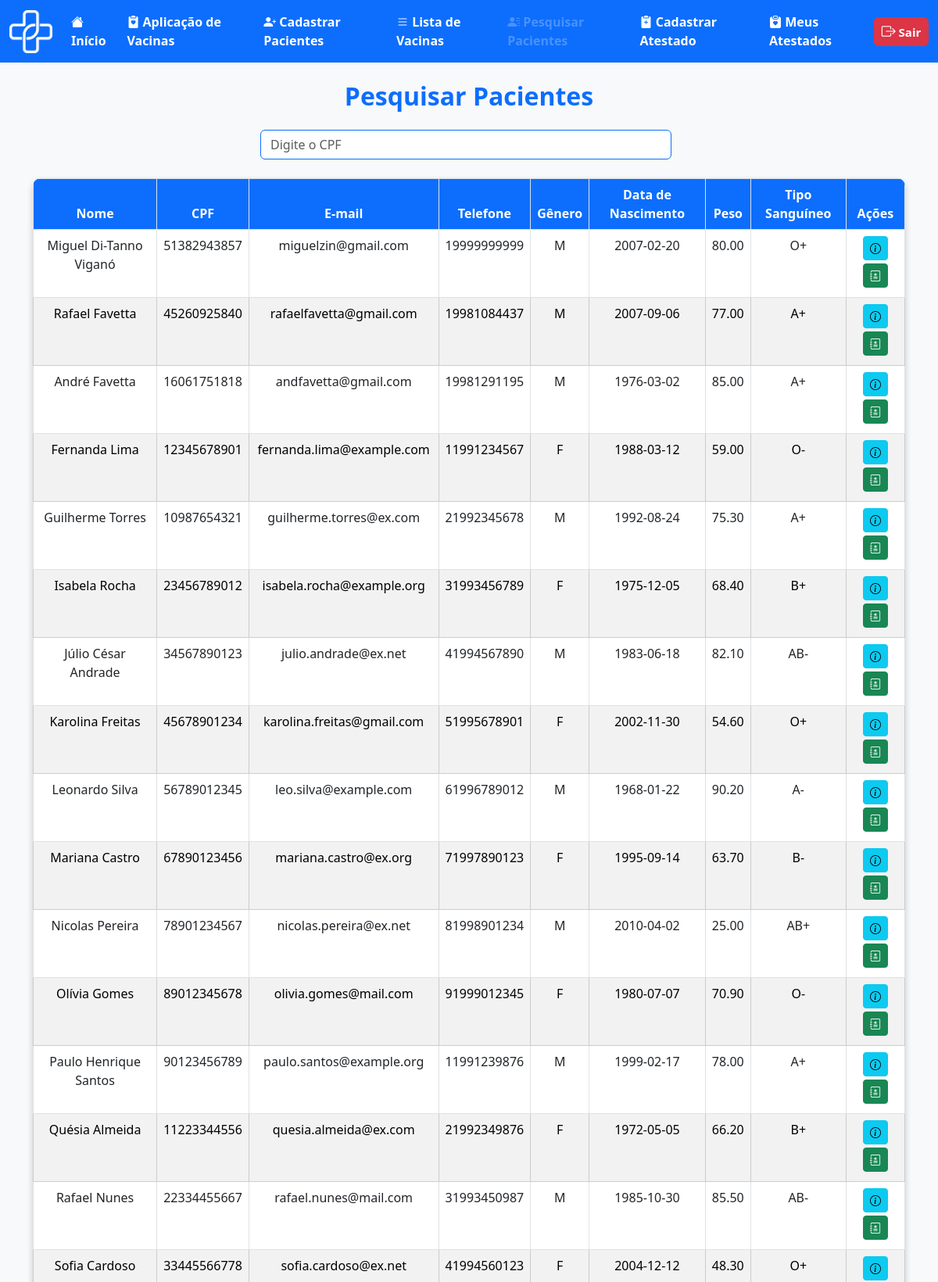
The app's page /medica/pesquisa_paciente.php (signed in, upper part) with its own data.
### tables this page shows
CREATE TABLE `usuario` (
  `id_usuario` int(11) NOT NULL,
  `nome_usuario` varchar(100) NOT NULL,
  `cpf` varchar(11) NOT NULL,
  `email_usuario` varchar(100) NOT NULL,
  `tel_usuario` varchar(11) NOT NULL,
  `genero_usuario` char(1) NOT NULL CHECK (`genero_usuario` in ('M','F','O')),
  `naci_usuario` date NOT NULL,
  `peso_usuario` decimal(5,2) NOT NULL,
  `tipo_sang_usuario` varchar(3) NOT NULL,
  `med_usuario` varchar(100) NOT NULL,
  `doen_usuario` varchar(255) NOT NULL,
  `ale_usuario` varchar(255) NOT NULL,
  `cep_usuario` varchar(8) NOT NULL,
  `endereco` varchar(255) NOT NULL,
  `cidade` varchar(255) NOT NULL,
  `nc_usuario` int(10) NOT NULL,
  `senha` varchar(100) NOT NULL
);

### medica/pesquisa_paciente.php (the view, shortened to what this page needs)
<?php
include('../outros/db_connect.php');
$cpf = '';
$sql = "SELECT * FROM usuario";
$stmt = $conn->prepare($sql);
$stmt->execute();
$result = $stmt->get_result();
    ?>
<!DOCTYPE html>
<html lang="pt-BR">
<head>
    <link rel="stylesheet" href="../bootstrap/bootstrap-5.3.6-dist/css/bootstrap.min.css">
    <link href="https://cdn.jsdelivr.net/npm/bootstrap-icons/font/bootstrap-icons.css" rel="stylesheet">
    <link href="https://cdn.jsdelivr.net/npm/bootstrap@5.3.0/dist/css/bootstrap.min.css" rel="stylesheet">
</head>
<body>
    <nav class="navbar navbar-expand-lg bg-primary" data-bs-theme="dark">
        <div class="container-fluid">
            <div class="d-flex align-items-center">
                <img src="../img/logo_vetor.png" alt="Logo DigitalVac" width="55" height="55" class="me-3">
            </div>
            <div class="collapse navbar-collapse" id="navbarNavAltMarkup">
                <div class="navbar-nav">
                    <a class="nav-link active fs-6 fw-bold" href="telainicio.php">
                        <i class="bi bi-house-fill"></i> Início
                    </a>
                    <a class="nav-link active fs-6 fw-bold" href="cadastroaplic.php">
                        <i class="bi bi-clipboard2-heart-fill"></i> Aplicação de Vacinas
                    </a>
                    <a class="nav-link active fs-6 fw-bold" href="cadastropac.html">
                        <i class="bi bi-person-plus-fill"></i> Cadastrar Pacientes
                    </a>
                    <a class="nav-link active fs-6 fw-bold" href="listavac.php">
                        <i class="bi bi-list"></i> Lista de Vacinas
                    </a>
                    <a class="nav-link disabled fs-6 fw-bold" aria-disabled="true" href="pesquisa_paciente.php">
                        <i class="bi bi-person-lines-fill"></i> Pesquisar Pacientes
                    </a>
                    <a class="nav-link active fs-6 fw-bold" href="cadastroatestado.php">
                        <i class="bi bi-clipboard2-plus-fill"></i> Cadastrar Atestado
                    </a>
                    <a class="nav-link active fs-6 fw-bold" href="atestado_medico.php">
                        <i class="bi bi-clipboard-heart-fill"></i> Meus Atestados
                    </a>
                </div>
                <ul class="navbar-nav ms-auto">
                    <li class="nav-item">
                        <a class="btn btn-danger fw-bold px-2 py-1" style="font-size: 15px; min-width: 70px;"
                            href="../outros/sair.php">
                            <i class="bi bi-box-arrow-right" style="font-size: 18px;"></i> Sair
                        </a>
                    </li>
                </ul>
            </div>
        </div>
    </nav>
    <div class="container mt-4">
        <h2 class="text-center text-primary fw-bold">Pesquisar Pacientes</h2>
        <div class="container-fluid col-md-6 mt-4">
            <form class="d-flex position-relative" role="search" method="get" action="pesquisa_paciente.php"
                id="form-pesquisa-cpf">
                <input class="form-control me-2 border border-primary" type="search" name="cpf" id="cpf"
                    placeholder="Digite o CPF" aria-label="CPF"
                    value="<?php echo isset($cpf) ? htmlspecialchars($cpf) : ''; ?>" autocomplete="off">
            </form>
        </div>
        <br>
        <div id="tabela-pacientes" class="d-flex justify-content-center">
            <table class="table table-bordered text-center mx-auto">
                <thead>
                    <tr>
                        <th>Nome</th>
                        <th>CPF</th>
                        <th>E-mail</th>
                        <th>Telefone</th>
                        <th>Gênero</th>
                        <th>Data de Nascimento</th>
                        <th>Peso</th>
                        <th>Tipo Sanguíneo</th>
                        <th>Ações</th>
                    </tr>
                </thead>
                <tbody>
                    <?php
                    $rowIndex = 0;
                    while ($row = $result->fetch_assoc()):
                        if ($rowIndex === 0) {
                            $rowClass = 'bg-white';
                        } else {
                            $rowClass = ($rowIndex % 2 === 1) ? 'table-secondary' : 'bg-white';
                        }
                        ?>
                        <tr class="<?php echo $rowClass; ?>">
                            <td><?php echo htmlspecialchars($row['nome_usuario']); ?></td>
                            <td><?php echo htmlspecialchars($row['cpf']); ?></td>
                            <td><?php echo htmlspecialchars($row['email_usuario']); ?></td>
                            <td><?php echo htmlspecialchars($row['tel_usuario']); ?></td>
                            <td><?php echo htmlspecialchars($row['genero_usuario']); ?></td>
                            <td><?php echo htmlspecialchars($row['naci_usuario']); ?></td>
                            <td><?php echo htmlspecialchars($row['peso_usuario']); ?></td>
                            <td><?php echo htmlspecialchars($row['tipo_sang_usuario']); ?></td>
                            <td>
                                <a href="ver_paciente.php?id=<?php echo $row['id_usuario']; ?>"
                                    class="btn btn-sm btn-info mb-1" title="Ver Informações">
                                    <i class="bi bi-info-circle"></i>
                                </a>
                                <a href="historico_vacinacao.php?id=<?php echo $row['id_usuario']; ?>"
                                    class="btn btn-sm btn-success mb-1" title="Ver Histórico de Vacinação">
                                    <i class="bi bi-journal-medical"></i>
                                </a>
                            </td>
                        </tr>
                        <?php $rowIndex++; endwhile; ?>
                </tbody>
            </table>
        </div>
    </div>
</body>
</html>

### medica/pesquisa_paciente.php (style rules this page uses)
body { background-color: #f8f9fa; }
.navbar { margin-bottom: 20px; }
.table { background: #FDFDFD; border-radius: 10px; overflow: hidden; box-shadow: 0 4px 8px rgba(0, 0, 0, 0.2); }
.table thead th { background-color: #0d6efd !important; color: white !important; font-weight: bold; }
.table tbody tr:nth-child(even) { background-color: #f2f2f2; }
.table tbody tr:nth-child(odd) { background-color: #ffffff; }
.table td, .table th { background-color: transparent; }
.table thead th { background-color: #0d6efd; color: white; font-weight: bold; }

### records on screen
usuario: nome_usuario "Miguel Di-Tanno Viganó", cpf "51382943857", email_usuario "miguelzin@gmail.com", tel_usuario "19999999999", genero_usuario "M", naci_usuario "2007-02-20", peso_usuario "80.00", tipo_sang_usuario "O+"
usuario: nome_usuario "Rafael Favetta", cpf "45260925840", email_usuario "rafaelfavetta@gmail.com", tel_usuario "19981084437", genero_usuario "M", naci_usuario "2007-09-06", peso_usuario "77.00", tipo_sang_usuario "A+"
usuario: nome_usuario "André Favetta", cpf "16061751818", email_usuario "andfavetta@gmail.com", tel_usuario "19981291195", genero_usuario "M", naci_usuario "1976-03-02", peso_usuario "85.00", tipo_sang_usuario "A+"
usuario: nome_usuario "Fernanda Lima", cpf "12345678901", email_usuario "fernanda.lima@example.com", tel_usuario "11991234567", genero_usuario "F", naci_usuario "1988-03-12", peso_usuario "59.00", tipo_sang_usuario "O-"
usuario: nome_usuario "Guilherme Torres", cpf "10987654321", email_usuario "guilherme.torres@ex.com", tel_usuario "21992345678", genero_usuario "M", naci_usuario "1992-08-24", peso_usuario "75.30", tipo_sang_usuario "A+"
usuario: nome_usuario "Isabela Rocha", cpf "23456789012", email_usuario "isabela.rocha@example.org", tel_usuario "31993456789", genero_usuario "F", naci_usuario "1975-12-05", peso_usuario "68.40", tipo_sang_usuario "B+"
usuario: nome_usuario "Júlio César Andrade", cpf "34567890123", email_usuario "julio.andrade@ex.net", tel_usuario "41994567890", genero_usuario "M", naci_usuario "1983-06-18", peso_usuario "82.10", tipo_sang_usuario "AB-"
usuario: nome_usuario "Karolina Freitas", cpf "45678901234", email_usuario "karolina.freitas@gmail.com", tel_usuario "51995678901", genero_usuario "F", naci_usuario "2002-11-30", peso_usuario "54.60", tipo_sang_usuario "O+"
usuario: nome_usuario "Leonardo Silva", cpf "56789012345", email_usuario "leo.silva@example.com", tel_usuario "61996789012", genero_usuario "M", naci_usuario "1968-01-22", peso_usuario "90.20", tipo_sang_usuario "A-"
usuario: nome_usuario "Mariana Castro", cpf "67890123456", email_usuario "mariana.castro@ex.org", tel_usuario "71997890123", genero_usuario "F", naci_usuario "1995-09-14", peso_usuario "63.70", tipo_sang_usuario "B-"
usuario: nome_usuario "Nicolas Pereira", cpf "78901234567", email_usuario "nicolas.pereira@ex.net", tel_usuario "81998901234", genero_usuario "M", naci_usuario "2010-04-02", peso_usuario "25.00", tipo_sang_usuario "AB+"
usuario: nome_usuario "Olívia Gomes", cpf "89012345678", email_usuario "olivia.gomes@mail.com", tel_usuario "91999012345", genero_usuario "F", naci_usuario "1980-07-07", peso_usuario "70.90", tipo_sang_usuario "O-"
usuario: nome_usuario "Paulo Henrique Santos", cpf "90123456789", email_usuario "paulo.santos@example.org", tel_usuario "11991239876", genero_usuario "M", naci_usuario "1999-02-17", peso_usuario "78.00", tipo_sang_usuario "A+"
usuario: nome_usuario "Quésia Almeida", cpf "11223344556", email_usuario "quesia.almeida@ex.com", tel_usuario "21992349876", genero_usuario "F", naci_usuario "1972-05-05", peso_usuario "66.20", tipo_sang_usuario "B+"
usuario: nome_usuario "Rafael Nunes", cpf "22334455667", email_usuario "rafael.nunes@mail.com", tel_usuario "31993450987", genero_usuario "M", naci_usuario "1985-10-30", peso_usuario "85.50", tipo_sang_usuario "AB-"
usuario: nome_usuario "Sofia Cardoso", cpf "33445566778", email_usuario "sofia.cardoso@ex.net", tel_usuario "41994560123", genero_usuario "F", naci_usuario "2004-12-12", peso_usuario "48.30", tipo_sang_usuario "O+"
